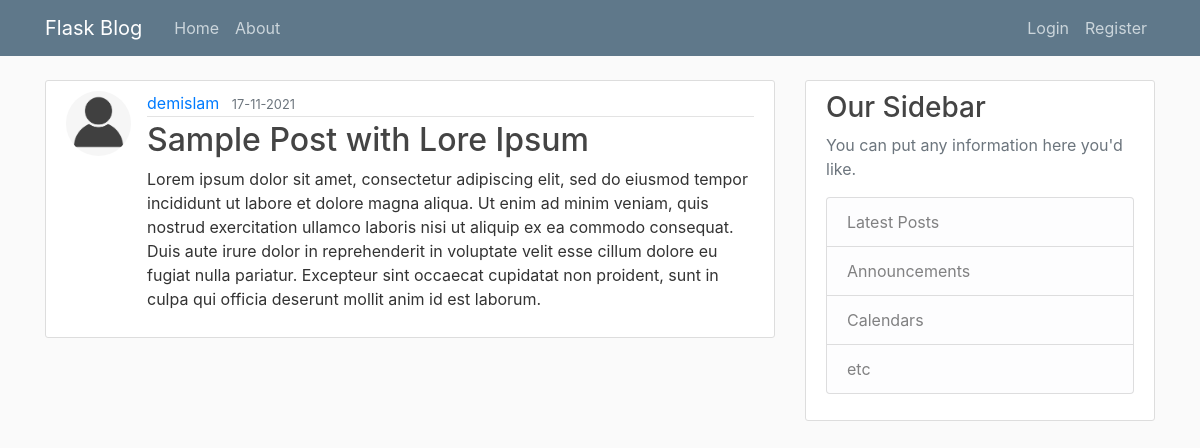
/post/1, run on the app's committed database.
### blog_webapp/models.py (models this page shows, shortened)
class User(db.Model, UserMixin):
    id = db.Column(db.Integer, primary_key=True)
    username = db.Column(db.String(20), unique=True, nullable=False)
    email = db.Column(db.String(120), unique=True, nullable=False)
    profile_image_file = db.Column(db.String(20), nullable=False,
                                   default='default_profile_image.png')
    password = db.Column(db.String(60), nullable=False)
    posts = db.relationship('Post', backref='author', lazy=True)

class Post(db.Model):
    id = db.Column(db.Integer, primary_key=True)
    title = db.Column(db.String(100), nullable=False)
    timestamp = db.Column(db.DateTime, nullable=False, default=datetime.utcnow)
    content = db.Column(db.Text, nullable=False)
    user_id = db.Column(db.Integer, db.ForeignKey('user.id'), nullable=False)

### blog_webapp/routes.py (the view)
@app.route("/post/<int:post_id>")
def get_post(post_id):
    post = Post.query.get_or_404(post_id)
    return render_template('post.html', title=post.title, post=post)

### blog_webapp/templates/post.html
{% extends "layout.html" %}
{% block content %}
    <article class="media content-section">
        <img class="rounded-circle article-img" src=" {{url_for('static', filename='profile_pics/'+post.author.profile_image_file) }}" alt="">
        <div class="media-body">
            <div class="article-metadata">
                <a class="mr-2" href="#">{{ post.author.username }}</a>
                <small class="text-muted">{{ post.timestamp.strftime('%d-%m-%Y') }}</small>
            </div>
            <h2 class="article-title">{{ post.title }}</h2>
            <p class="article-content">{{ post.content }}</p>
        </div>
    </article>
{% endblock content %}

### blog_webapp/static/main.css (style rules this page uses)
body { background: #fafafa; color: #333333; margin-top: 5rem; }
h1, h2, h3, h4, h5, h6 { color: #444444; }
.content-section { background: #ffffff; padding: 10px 20px; border: 1px solid #dddddd; border-radius: 3px; margin-bottom: 20px; }
.article-title { color: #444444; }
.article-content { white-space: pre-line; }
.article-img { height: 65px; width: 65px; margin-right: 16px; }
.article-metadata { padding-bottom: 1px; margin-bottom: 4px; border-bottom: 1px solid #e3e3e3 }

### data on the page
User: profile_image_file (placeholder picture), author.username "demislam"
Post: timestamp "17-11-2021", title "Sample Post with Lore Ipsum", content "Lorem ipsum dolor sit amet, consectetur adipiscing elit, sed do eiusmod tempor incididunt ut labore et dolore magna aliqua. Ut enim ad minim veniam, quis nostrud exercitation ullamco laboris nisi ut aliquip ex ea commodo consequat. Duis aute irure dolor in reprehenderit in voluptate velit esse cillum dolore eu fugiat nulla pariatur. Excepteur sint occaecat cupidatat non proident, sunt in culpa qui officia deserunt mollit anim id est laborum."
